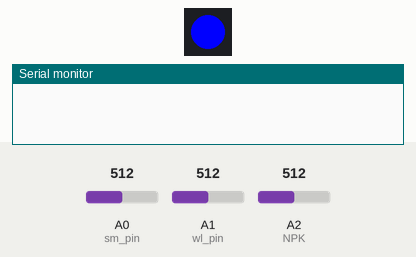
A sketch run on a simulated Arduino Uno, built with avr-gcc and run on an emulated ATmega328P. Parts: 1 RGB LEDs in strip order, left to right, the last lines printed to the serial monitor. Inputs (shaded band) come from the test bench; at power-on: A0 (sm_pin) = 512, A1 (wl_pin) = 512, A2 (NPK) = 512. Dim RGB values are drawn brighter than linear.

Above: at 0.5 s.
At 11.0 s:
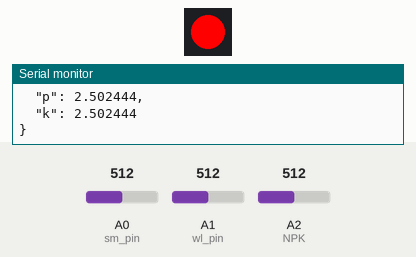
At 21.5 s:
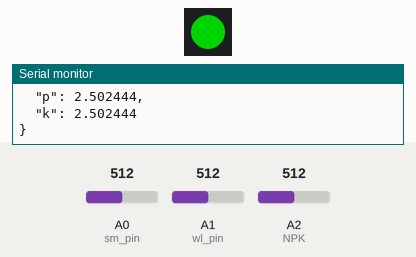
Timing chart, 0 to 26.1 s (numbered marks = the images above):
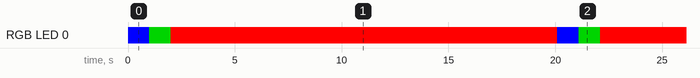

Measured:
- by itself, RGB LED 0: repeats every 20.1 s: RGB(0, 128, 0) 1.0 s, RGB(255, 0, 0) 18.1 s, RGB(0, 0, 255) 1.0 s
- by itself, everything shown: repeats every 20.1 s, in 3 steps

The sketch:

Sensor_Node_v2.ino
```cpp
#include<SoftwareSerial.h>
#include<ArduinoJson.h>
#include <Wire.h>
#include <FastLED.h>
#define NUM_LEDS 1
#define DATA_PIN 2
#define CLOCK_PIN 13
CRGB leds[NUM_LEDS];
SoftwareSerial s(5,6);

int soil_moist, water_level, LDR_val;
float nitrogen, phosphorus, pottasium;
const int sm_pin = A0;
const int wl_pin = A1;
const int NPK = A2;

void setup(){
  Serial.begin(9600);
  s.begin(9600);
  pinMode(NPK,INPUT);
  pinMode(sm_pin,INPUT);
  pinMode(wl_pin,INPUT);

  Wire.begin();
  FastLED.addLeds<NEOPIXEL, DATA_PIN>(leds, NUM_LEDS);
}

void loop(){
  StaticJsonBuffer<1000> jsonBuffer;
  JsonObject& root = jsonBuffer.createObject();

  soil_moist = int(analogRead(sm_pin));
  water_level = int(analogRead(wl_pin));

  leds[0] = CRGB::Blue;
  FastLED.show();
  LDR_val = analogRead(NPK);
  nitrogen = LDR_val/204.6;
  delay(1000);

  leds[0] = CRGB::Green;
  FastLED.show();
  LDR_val = analogRead(NPK);
  phosphorus = LDR_val/204.6;
  delay(1000);

  leds[0] = CRGB::Red;
  FastLED.show();
  LDR_val = analogRead(NPK);
  pottasium = LDR_val/204.6;
  delay(1000);

  root["sm"] = soil_moist;
  root["wl"] = water_level;
  root["n"] = nitrogen;
  root["p"] = phosphorus;
  root["k"] = pottasium;

  root.prettyPrintTo(Serial);
  root.printTo(s);
  delay(17000);
}
```
